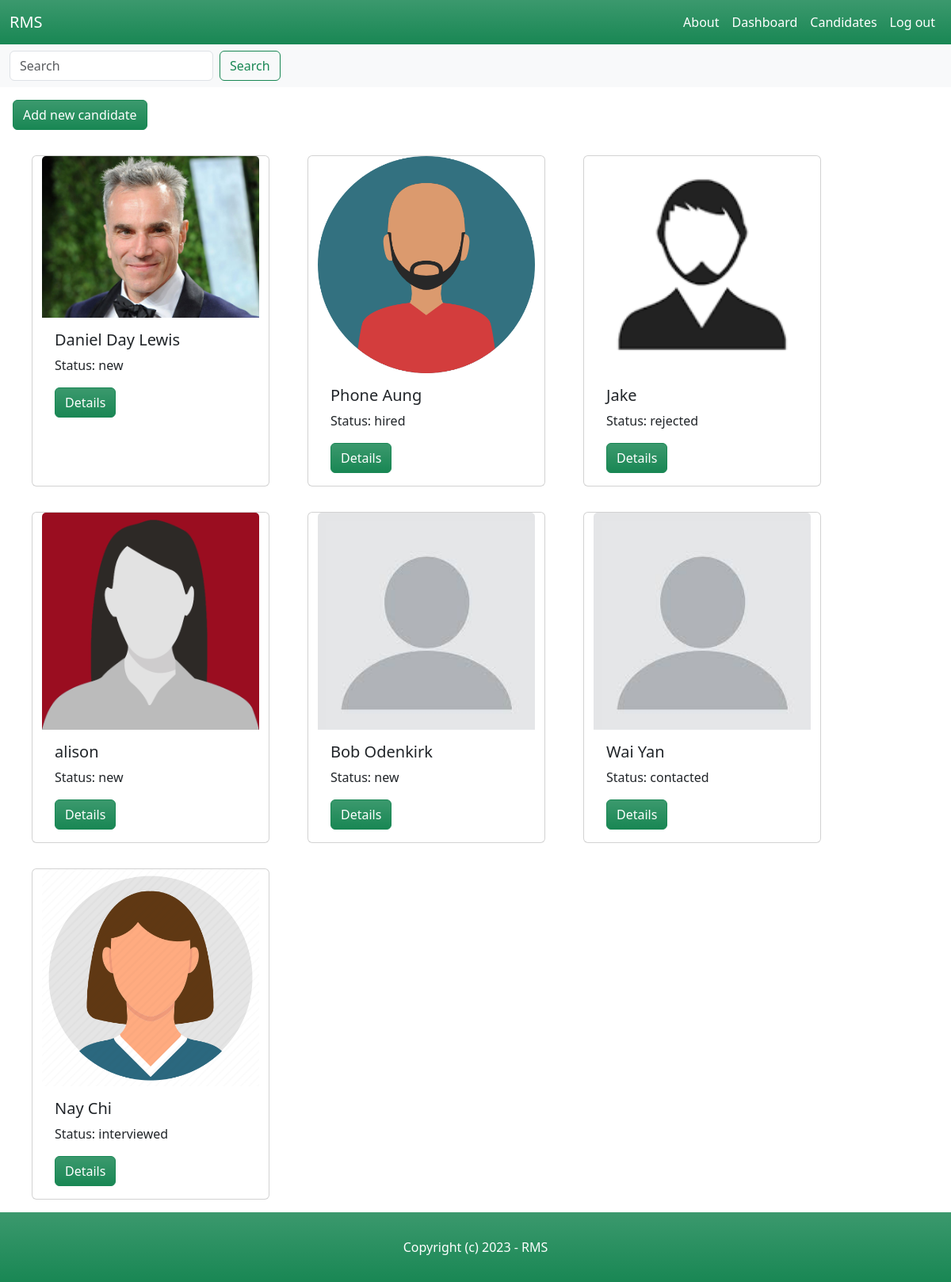
The page /candidates/ (signed in) on the database its author committed.
### candidate/models.py (models this page shows, shortened)
class Candidate(models.Model):
    NEW = 'new'
    CONTACTED = 'contacted'
    INTERVIEWED = 'interviewed'
    HIRED = 'hired'
    REJECTED = 'rejected'
    CHOICES_STATUS = (
        (NEW, 'New'),
        (CONTACTED, 'Contacted'),
        (INTERVIEWED, 'Interviewed'),
        (HIRED, 'Hired'),
        (REJECTED, 'Rejected'),
    )
    name = models.CharField(max_length=255)
    description = models.TextField(blank=True, null=True)
    status = models.CharField(max_length=11, choices=CHOICES_STATUS, default=NEW)
    email = models.EmailField()
    phone = models.PositiveIntegerField()
    image = models.ImageField(upload_to='candidate_images', default='default_image.jpg', blank=True, null=True)
    resume = models.FileField(upload_to='resumes/', blank=True, null=True)
    is_active = models.BooleanField(default=True)
    created_by = models.ForeignKey(User, related_name='candidates', on_delete=models.CASCADE)
    created_at = models.DateTimeField(auto_now_add=True)
    modified_at = models.DateTimeField(auto_now=True)
    last_modified_by = models.ForeignKey(User, related_name='candidate', blank=True, null=True, on_delete=models.CASCADE)

### candidate/views.py (the view)
# urls.py: path('', views.candidates_list, name='candidates_list'),
@login_required
def candidates_list(request):
    candidates = Candidate.objects.filter(is_active=True)
    query = request.GET.get('query')
    if query:
        candidates = candidates.filter(name__icontains=query)
    return render(request, 'candidate/candidate_list.html', {
        'candidates': candidates,
        'query': query,
    })

### candidate/templates/candidate/candidate_list.html (shortened to what this page needs)
{% extends 'core/base.html' %}
{% block content %}
    <nav class="navbar bg-body-tertiary">
        <div class="container-fluid">
            <form method="get" action="{% url 'candidates_list' %}?query={{ query }}" class="d-flex" role="search">
                <input name="query" class="form-control me-2" type="search" placeholder="Search" aria-label="Search">
                <button class="btn btn-outline-success" type="submit">Search</button>
            </form>
        </div>
    </nav>
    <button class="mx-3 my-3 btn btn-success bg-gradient"><a class="nav-link text-white" href="{% url 'add_candidate' %}">Add new candidate</a></button>
    {% if candidates %}
    <div class="row mx-3">
        {% for candidate in candidates %}
        <div class="card mx-4 my-3" style="width: 300px;">
            <img src="{{ candidate.image.url }}" class="card-img-top" alt="{{ candidate.name }}">
            <div class="card-body">
                <h5 class="card-title">{{ candidate.name }}</h5>
                <p class="card-text">Status: {{ candidate.status }}</p>
                <a href="{% url 'candidate_details' candidate.id %}" class="btn btn-success bg-gradient">Details</a>
            </div>
        </div>
        {% endfor %}
    </div>
    {% else %}
        <div class="row mx-3">
            <p>no candidates found</p>
        </div>
    {% endif %}
{% endblock %}

### rows shown on the page
Candidate: image (picture), name "Daniel Day Lewis", status "new"
Candidate: image (picture), name "Phone Aung", status "hired"
Candidate: image (picture), name "Jake", status "rejected"
Candidate: image (picture), name "alison", status "new"
Candidate: image (placeholder picture), name "Bob Odenkirk", status "new"
Candidate: image (placeholder picture), name "Wai Yan", status "contacted"
Candidate: image (picture), name "Nay Chi", status "interviewed"
